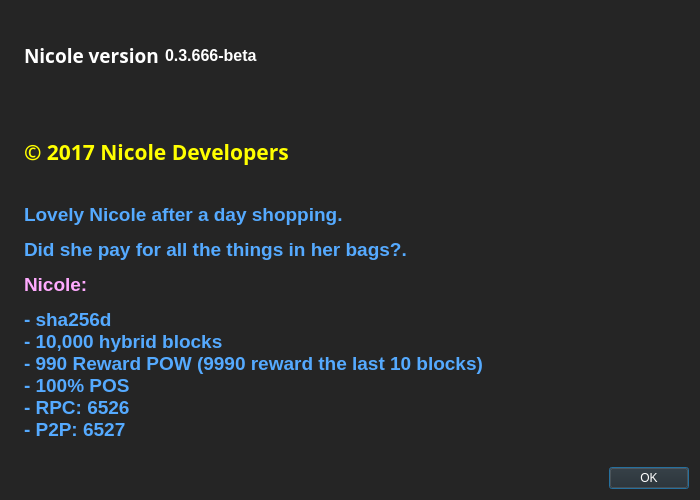
<?xml version="1.0" encoding="UTF-8"?>
<ui version="4.0">
 <class>AboutDialog</class>
 <widget class="QDialog" name="AboutDialog">
  <property name="geometry">
   <rect>
    <x>0</x>
    <y>0</y>
    <width>700</width>
    <height>500</height>
   </rect>
  </property>
  <property name="palette">
   <palette>
    <active>
     <colorrole role="WindowText">
      <brush brushstyle="SolidPattern">
       <color alpha="255">
        <red>255</red>
        <green>255</green>
        <blue>255</blue>
       </color>
      </brush>
     </colorrole>
     <colorrole role="Button">
      <brush brushstyle="SolidPattern">
       <color alpha="255">
        <red>37</red>
        <green>37</green>
        <blue>37</blue>
       </color>
      </brush>
     </colorrole>
     <colorrole role="Light">
      <brush brushstyle="SolidPattern">
       <color alpha="255">
        <red>55</red>
        <green>55</green>
        <blue>55</blue>
       </color>
      </brush>
     </colorrole>
     <colorrole role="Midlight">
      <brush brushstyle="SolidPattern">
       <color alpha="255">
        <red>46</red>
        <green>46</green>
        <blue>46</blue>
       </color>
      </brush>
     </colorrole>
     <colorrole role="Dark">
      <brush brushstyle="SolidPattern">
       <color alpha="255">
        <red>18</red>
        <green>18</green>
        <blue>18</blue>
       </color>
      </brush>
     </colorrole>
     <colorrole role="Mid">
      <brush brushstyle="SolidPattern">
       <color alpha="255">
        <red>24</red>
        <green>24</green>
        <blue>24</blue>
       </color>
      </brush>
     </colorrole>
     <colorrole role="Text">
      <brush brushstyle="SolidPattern">
       <color alpha="255">
        <red>255</red>
        <green>255</green>
        <blue>255</blue>
       </color>
      </brush>
     </colorrole>
     <colorrole role="BrightText">
      <brush brushstyle="SolidPattern">
       <color alpha="255">
        <red>255</red>
        <green>255</green>
        <blue>255</blue>
       </color>
      </brush>
     </colorrole>
     <colorrole role="ButtonText">
      <brush brushstyle="SolidPattern">
       <color alpha="255">
        <red>255</red>
        <green>255</green>
        <blue>255</blue>
       </color>
      </brush>
     </colorrole>
     <colorrole role="Base">
      <brush brushstyle="SolidPattern">
       <color alpha="255">
        <red>0</red>
        <green>0</green>
        <blue>0</blue>
       </color>
      </brush>
     </colorrole>
     <colorrole role="Window">
      <brush brushstyle="SolidPattern">
       <color alpha="255">
        <red>37</red>
        <green>37</green>
        <blue>37</blue>
       </color>
      </brush>
     </colorrole>
     <colorrole role="Shadow">
      <brush brushstyle="SolidPattern">
       <color alpha="255">
        <red>0</red>
        <green>0</green>
        <blue>0</blue>
       </color>
      </brush>
     </colorrole>
     <colorrole role="AlternateBase">
      <brush brushstyle="SolidPattern">
       <color alpha="255">
        <red>18</red>
        <green>18</green>
        <blue>18</blue>
       </color>
      </brush>
     </colorrole>
     <colorrole role="ToolTipBase">
      <brush brushstyle="SolidPattern">
       <color alpha="255">
        <red>255</red>
        <green>255</green>
        <blue>220</blue>
       </color>
      </brush>
     </colorrole>
     <colorrole role="ToolTipText">
      <brush brushstyle="SolidPattern">
       <color alpha="255">
        <red>0</red>
        <green>0</green>
        <blue>0</blue>
       </color>
      </brush>
     </colorrole>
    </active>
    <inactive>
     <colorrole role="WindowText">
      <brush brushstyle="SolidPattern">
       <color alpha="255">
        <red>255</red>
        <green>255</green>
        <blue>255</blue>
       </color>
      </brush>
     </colorrole>
     <colorrole role="Button">
      <brush brushstyle="SolidPattern">
       <color alpha="255">
        <red>37</red>
        <green>37</green>
        <blue>37</blue>
       </color>
      </brush>
     </colorrole>
     <colorrole role="Light">
      <brush brushstyle="SolidPattern">
       <color alpha="255">
        <red>55</red>
        <green>55</green>
        <blue>55</blue>
       </color>
      </brush>
     </colorrole>
     <colorrole role="Midlight">
      <brush brushstyle="SolidPattern">
       <color alpha="255">
        <red>46</red>
        <green>46</green>
        <blue>46</blue>
       </color>
      </brush>
     </colorrole>
     <colorrole role="Dark">
      <brush brushstyle="SolidPattern">
       <color alpha="255">
        <red>18</red>
        <green>18</green>
        <blue>18</blue>
       </color>
      </brush>
     </colorrole>
     <colorrole role="Mid">
      <brush brushstyle="SolidPattern">
       <color alpha="255">
        <red>24</red>
        <green>24</green>
        <blue>24</blue>
       </color>
      </brush>
     </colorrole>
     <colorrole role="Text">
      <brush brushstyle="SolidPattern">
       <color alpha="255">
        <red>255</red>
        <green>255</green>
        <blue>255</blue>
       </color>
      </brush>
     </colorrole>
     <colorrole role="BrightText">
      <brush brushstyle="SolidPattern">
       <color alpha="255">
        <red>255</red>
        <green>255</green>
        <blue>255</blue>
       </color>
      </brush>
     </colorrole>
     <colorrole role="ButtonText">
      <brush brushstyle="SolidPattern">
       <color alpha="255">
        <red>255</red>
        <green>255</green>
        <blue>255</blue>
       </color>
      </brush>
     </colorrole>
     <colorrole role="Base">
      <brush brushstyle="SolidPattern">
       <color alpha="255">
        <red>0</red>
        <green>0</green>
        <blue>0</blue>
       </color>
      </brush>
     </colorrole>
     <colorrole role="Window">
      <brush brushstyle="SolidPattern">
       <color alpha="255">
        <red>37</red>
        <green>37</green>
        <blue>37</blue>
       </color>
      </brush>
     </colorrole>
     <colorrole role="Shadow">
      <brush brushstyle="SolidPattern">
       <color alpha="255">
        <red>0</red>
        <green>0</green>
        <blue>0</blue>
       </color>
      </brush>
     </colorrole>
     <colorrole role="AlternateBase">
      <brush brushstyle="SolidPattern">
       <color alpha="255">
        <red>18</red>
        <green>18</green>
        <blue>18</blue>
       </color>
      </brush>
     </colorrole>
     <colorrole role="ToolTipBase">
      <brush brushstyle="SolidPattern">
       <color alpha="255">
        <red>255</red>
        <green>255</green>
        <blue>220</blue>
       </color>
      </brush>
     </colorrole>
     <colorrole role="ToolTipText">
      <brush brushstyle="SolidPattern">
       <color alpha="255">
        <red>0</red>
        <green>0</green>
        <blue>0</blue>
       </color>
      </brush>
     </colorrole>
    </inactive>
    <disabled>
     <colorrole role="WindowText">
      <brush brushstyle="SolidPattern">
       <color alpha="255">
        <red>18</red>
        <green>18</green>
        <blue>18</blue>
       </color>
      </brush>
     </colorrole>
     <colorrole role="Button">
      <brush brushstyle="SolidPattern">
       <color alpha="255">
        <red>37</red>
        <green>37</green>
        <blue>37</blue>
       </color>
      </brush>
     </colorrole>
     <colorrole role="Light">
      <brush brushstyle="SolidPattern">
       <color alpha="255">
        <red>55</red>
        <green>55</green>
        <blue>55</blue>
       </color>
      </brush>
     </colorrole>
     <colorrole role="Midlight">
      <brush brushstyle="SolidPattern">
       <color alpha="255">
        <red>46</red>
        <green>46</green>
        <blue>46</blue>
       </color>
      </brush>
     </colorrole>
     <colorrole role="Dark">
      <brush brushstyle="SolidPattern">
       <color alpha="255">
        <red>18</red>
        <green>18</green>
        <blue>18</blue>
       </color>
      </brush>
     </colorrole>
     <colorrole role="Mid">
      <brush brushstyle="SolidPattern">
       <color alpha="255">
        <red>24</red>
        <green>24</green>
        <blue>24</blue>
       </color>
      </brush>
     </colorrole>
     <colorrole role="Text">
      <brush brushstyle="SolidPattern">
       <color alpha="255">
        <red>18</red>
        <green>18</green>
        <blue>18</blue>
       </color>
      </brush>
     </colorrole>
     <colorrole role="BrightText">
      <brush brushstyle="SolidPattern">
       <color alpha="255">
        <red>255</red>
        <green>255</green>
        <blue>255</blue>
       </color>
      </brush>
     </colorrole>
     <colorrole role="ButtonText">
      <brush brushstyle="SolidPattern">
       <color alpha="255">
        <red>18</red>
        <green>18</green>
        <blue>18</blue>
       </color>
      </brush>
     </colorrole>
     <colorrole role="Base">
      <brush brushstyle="SolidPattern">
       <color alpha="255">
        <red>37</red>
        <green>37</green>
        <blue>37</blue>
       </color>
      </brush>
     </colorrole>
     <colorrole role="Window">
      <brush brushstyle="SolidPattern">
       <color alpha="255">
        <red>37</red>
        <green>37</green>
        <blue>37</blue>
       </color>
      </brush>
     </colorrole>
     <colorrole role="Shadow">
      <brush brushstyle="SolidPattern">
       <color alpha="255">
        <red>0</red>
        <green>0</green>
        <blue>0</blue>
       </color>
      </brush>
     </colorrole>
     <colorrole role="AlternateBase">
      <brush brushstyle="SolidPattern">
       <color alpha="255">
        <red>37</red>
        <green>37</green>
        <blue>37</blue>
       </color>
      </brush>
     </colorrole>
     <colorrole role="ToolTipBase">
      <brush brushstyle="SolidPattern">
       <color alpha="255">
        <red>255</red>
        <green>255</green>
        <blue>220</blue>
       </color>
      </brush>
     </colorrole>
     <colorrole role="ToolTipText">
      <brush brushstyle="SolidPattern">
       <color alpha="255">
        <red>0</red>
        <green>0</green>
        <blue>0</blue>
       </color>
      </brush>
     </colorrole>
    </disabled>
   </palette>
  </property>
  <property name="windowTitle">
   <string>About Nicole</string>
  </property>
  <layout class="QHBoxLayout" name="horizontalLayout_2">
   <item>
    <widget class="QLabel" name="label_4">
     <property name="sizePolicy">
      <sizepolicy hsizetype="Preferred" vsizetype="Ignored">
       <horstretch>0</horstretch>
       <verstretch>0</verstretch>
      </sizepolicy>
     </property>
     <property name="pixmap">
      <pixmap resource="../bitcoin.qrc">:/images/about</pixmap>
     </property>
    </widget>
   </item>
   <item>
    <layout class="QVBoxLayout" name="verticalLayout_2">
     <item>
      <layout class="QHBoxLayout" name="horizontalLayout">
       <item>
        <widget class="QLabel" name="label">
         <property name="font">
          <font>
           <family>Open Sans</family>
           <pointsize>11</pointsize>
          </font>
         </property>
         <property name="cursor">
          <cursorShape>IBeamCursor</cursorShape>
         </property>
         <property name="text">
          <string>&lt;html&gt;&lt;head/&gt;&lt;body&gt;&lt;p&gt;&lt;span style=&quot; font-size:14pt; font-weight:600; color:#ffffff;&quot;&gt;Nicole version&lt;/span&gt;&lt;/p&gt;&lt;/body&gt;&lt;/html&gt;</string>
         </property>
         <property name="textInteractionFlags">
          <set>Qt::LinksAccessibleByMouse|Qt::TextSelectableByKeyboard|Qt::TextSelectableByMouse</set>
         </property>
        </widget>
       </item>
       <item>
        <widget class="QLabel" name="versionLabel">
         <property name="cursor">
          <cursorShape>IBeamCursor</cursorShape>
         </property>
         <property name="text">
          <string notr="true">&lt;html&gt;&lt;head/&gt;&lt;body&gt;&lt;p&gt;&lt;span style=&quot; font-size:12pt; font-weight:600;&quot;&gt;0.3.666-beta&lt;/span&gt;&lt;/p&gt;&lt;/body&gt;&lt;/html&gt;</string>
         </property>
         <property name="textInteractionFlags">
          <set>Qt::LinksAccessibleByMouse|Qt::TextSelectableByKeyboard|Qt::TextSelectableByMouse</set>
         </property>
        </widget>
       </item>
       <item>
        <spacer name="horizontalSpacer">
         <property name="orientation">
          <enum>Qt::Horizontal</enum>
         </property>
         <property name="sizeHint" stdset="0">
          <size>
           <width>40</width>
           <height>20</height>
          </size>
         </property>
        </spacer>
       </item>
      </layout>
     </item>
     <item>
      <widget class="QLabel" name="copyrightLabel">
       <property name="font">
        <font>
         <family>MS PGothic</family>
         <pointsize>18</pointsize>
         <weight>75</weight>
         <bold>true</bold>
        </font>
       </property>
       <property name="cursor">
        <cursorShape>IBeamCursor</cursorShape>
       </property>
       <property name="styleSheet">
        <string notr="true">color: rgb(255, 255, 0);</string>
       </property>
       <property name="text">
        <string>&lt;html&gt;&lt;head/&gt;&lt;body&gt;&lt;p&gt;&lt;span style=&quot; font-size:16pt; color:#ffff00;&quot;&gt;© 2017 Nicole Developers&lt;/span&gt;&lt;/p&gt;&lt;/body&gt;&lt;/html&gt;</string>
       </property>
       <property name="textInteractionFlags">
        <set>Qt::LinksAccessibleByMouse|Qt::TextSelectableByKeyboard|Qt::TextSelectableByMouse</set>
       </property>
      </widget>
     </item>
     <item>
      <widget class="QLabel" name="label_2">
       <property name="cursor">
        <cursorShape>IBeamCursor</cursorShape>
       </property>
       <property name="text">
        <string>&lt;html&gt;&lt;head/&gt;&lt;body&gt;&lt;p&gt;&lt;span style=&quot; font-size:14pt; font-weight:600; color:#55aaff;&quot;&gt;Lovely Nicole after a day shopping. &lt;/span&gt;&lt;/p&gt;&lt;p&gt;&lt;span style=&quot; font-size:14pt; font-weight:600; color:#55aaff;&quot;&gt;Did she pay for all the things in her bags?. &lt;/span&gt;&lt;/p&gt;&lt;p&gt;&lt;span style=&quot; font-size:14pt; font-weight:600; color:#ffaaff;&quot;&gt;Nicole: &lt;/span&gt;&lt;/p&gt;&lt;p&gt;&lt;span style=&quot; font-size:14pt; font-weight:600; color:#55aaff;&quot;&gt;- sha256d&lt;/span&gt;&lt;br/&gt;&lt;span style=&quot; font-size:14pt; font-weight:600; color:#55aaff;&quot;&gt;- 10,000 hybrid blocks&lt;/span&gt;&lt;br/&gt;&lt;span style=&quot; font-size:14pt; font-weight:600; color:#55aaff;&quot;&gt;- 990 Reward POW (9990 reward the last 10 blocks)&lt;/span&gt;&lt;br/&gt;&lt;span style=&quot; font-size:14pt; font-weight:600; color:#55aaff;&quot;&gt;- 100% POS&lt;/span&gt;&lt;br/&gt;&lt;span style=&quot; font-size:14pt; font-weight:600; color:#55aaff;&quot;&gt;- RPC: 6526&lt;/span&gt;&lt;br/&gt;&lt;span style=&quot; font-size:14pt; font-weight:600; color:#55aaff;&quot;&gt;- P2P: 6527&lt;/span&gt;&lt;/p&gt;&lt;/body&gt;&lt;/html&gt;</string>
       </property>
       <property name="wordWrap">
        <bool>true</bool>
       </property>
       <property name="textInteractionFlags">
        <set>Qt::LinksAccessibleByMouse|Qt::TextSelectableByKeyboard|Qt::TextSelectableByMouse</set>
       </property>
      </widget>
     </item>
     <item>
      <spacer name="horizontalSpacer_2">
       <property name="orientation">
        <enum>Qt::Horizontal</enum>
       </property>
       <property name="sizeHint" stdset="0">
        <size>
         <width>40</width>
         <height>20</height>
        </size>
       </property>
      </spacer>
     </item>
     <item>
      <widget class="QDialogButtonBox" name="buttonBox">
       <property name="orientation">
        <enum>Qt::Horizontal</enum>
       </property>
       <property name="standardButtons">
        <set>QDialogButtonBox::Ok</set>
       </property>
      </widget>
     </item>
    </layout>
   </item>
  </layout>
 </widget>
 <resources>
  <include location="../bitcoin.qrc"/>
 </resources>
 <connections>
  <connection>
   <sender>buttonBox</sender>
   <signal>accepted()</signal>
   <receiver>AboutDialog</receiver>
   <slot>accept()</slot>
   <hints>
    <hint type="sourcelabel">
     <x>360</x>
     <y>308</y>
    </hint>
    <hint type="destinationlabel">
     <x>157</x>
     <y>274</y>
    </hint>
   </hints>
  </connection>
  <connection>
   <sender>buttonBox</sender>
   <signal>rejected()</signal>
   <receiver>AboutDialog</receiver>
   <slot>reject()</slot>
   <hints>
    <hint type="sourcelabel">
     <x>428</x>
     <y>308</y>
    </hint>
    <hint type="destinationlabel">
     <x>286</x>
     <y>274</y>
    </hint>
   </hints>
  </connection>
 </connections>
</ui>
